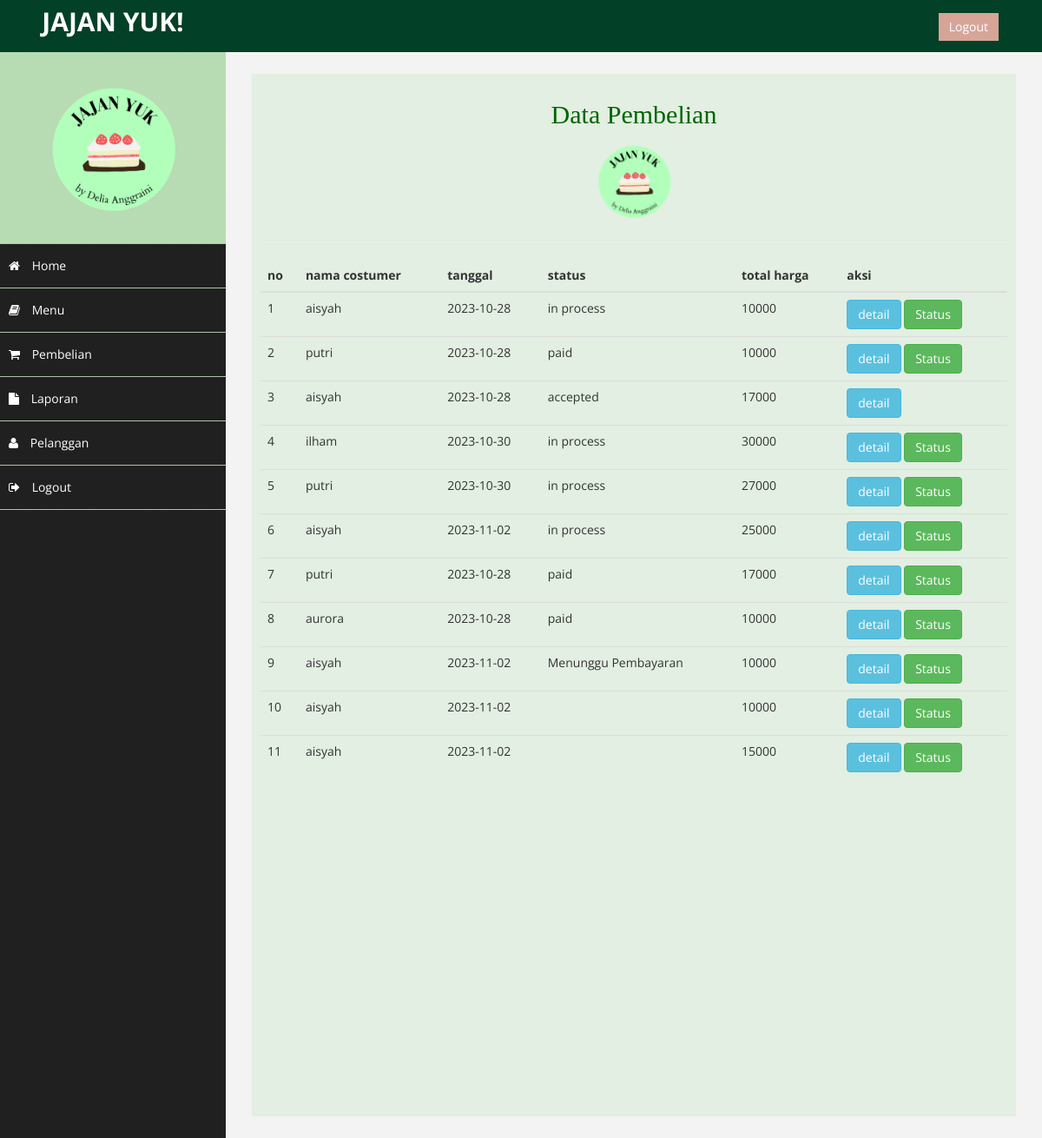
The page /jajanyuk/admin/index.php?halaman=pembelian (signed in) on the database its author committed.
### tables this page shows
CREATE TABLE `data_pembayaran` (
  `id_pesanan` int(11) NOT NULL,
  `keterangan` varchar(100) NOT NULL,
  `no_meja` int(2) NOT NULL,
  `tanggal` date NOT NULL,
  `note` text NOT NULL,
  `id_customer` int(5) NOT NULL,
  `jumlah_menu` int(10) NOT NULL,
  `total_harga` int(100) NOT NULL,
  `status_pesanan` varchar(100) NOT NULL
);

CREATE TABLE `data_customer` (
  `id_customer` int(11) NOT NULL,
  `nama_cust` varchar(100) NOT NULL,
  `email_cust` varchar(100) NOT NULL,
  `password_cust` varchar(6) NOT NULL,
  `no_telp` varchar(20) NOT NULL
);

### jajanyuk/admin/pembelian.php (the view)
<h2><center>Data Pembelian</center></h2>
<center><img src="foto/logoo 2.png" alt="" class="img-responsive" height="100" width="100"/></center>
<hr color="black">
<link rel="stylesheet"  href="css/style.css"  type="text/css">
<table class="table">
	<thead>
		<tr>
			<th>no</th>
			<th>nama costumer</th>
			<th>tanggal</th>
			<th>status</th>
			<th>total harga</th>
			<th>aksi</th>
		</tr>
	</thead>
	<tbody>
		<?php $nomor=1; ?>
		<?php $ambil=$koneksi->query("SELECT * FROM data_pembayaran JOIN data_customer ON data_pembayaran.id_customer=data_customer.id_customer");?>
		<?php while($pecah = $ambil->fetch_assoc()){?>
		<tr>
			<td><?php echo $nomor;?></td>
			<td><?php echo $pecah['nama_cust'];?></td>
			<td><?php echo $pecah['tanggal'];?></td>
			<td><?php echo $pecah['status_pesanan'];?></td>
			<td><?php echo $pecah['total_harga'];?></td>
			<td>
				<a href="index.php?halaman=detail&id=<?php echo $pecah['id_pesanan'];?>" class="btn btn-info">detail</a>
				<?php if ($pecah['status_pesanan']!=="accepted"):?>
				<a href="index.php?halaman=pembayaran&id=<?php echo $pecah['id_pesanan'];?>" class="btn btn-success">Status</a>
				<?php endif ?>
			</td>
		</tr>
		<?php $nomor++; ?>
		<?php } ?>
	</tbody>
</table>

### jajanyuk/admin/css/style.css (style rules this page uses)
h2 { text-decoration: bold; font-family: "georgia", times, serif; color: #006400; }

### jajanyuk/admin/assets/css/custom.css (style rules this page uses)
body { font-family: 'Open Sans', sans-serif; }
h2 { color: #f00; }

### rows shown on the page
data_pembayaran: id_customer.nama_cust "aisyah", tanggal "2023-10-28", status_pesanan "in process", total_harga "10000"
data_pembayaran: id_customer.nama_cust "putri", tanggal "2023-10-28", status_pesanan "paid", total_harga "10000"
data_pembayaran: id_customer.nama_cust "aisyah", tanggal "2023-10-28", status_pesanan "accepted", total_harga "17000"
data_pembayaran: id_customer.nama_cust "ilham", tanggal "2023-10-30", status_pesanan "in process", total_harga "30000"
data_pembayaran: id_customer.nama_cust "putri", tanggal "2023-10-30", status_pesanan "in process", total_harga "27000"
data_pembayaran: id_customer.nama_cust "aisyah", tanggal "2023-11-02", status_pesanan "in process", total_harga "25000"
data_pembayaran: id_customer.nama_cust "putri", tanggal "2023-10-28", status_pesanan "paid", total_harga "17000"
data_pembayaran: id_customer.nama_cust "aurora", tanggal "2023-10-28", status_pesanan "paid", total_harga "10000"
data_pembayaran: id_customer.nama_cust "aisyah", tanggal "2023-11-02", status_pesanan "Menunggu Pembayaran", total_harga "10000"
data_pembayaran: id_customer.nama_cust "aisyah", tanggal "2023-11-02", total_harga "10000"
data_pembayaran: id_customer.nama_cust "aisyah", tanggal "2023-11-02", total_harga "15000"
